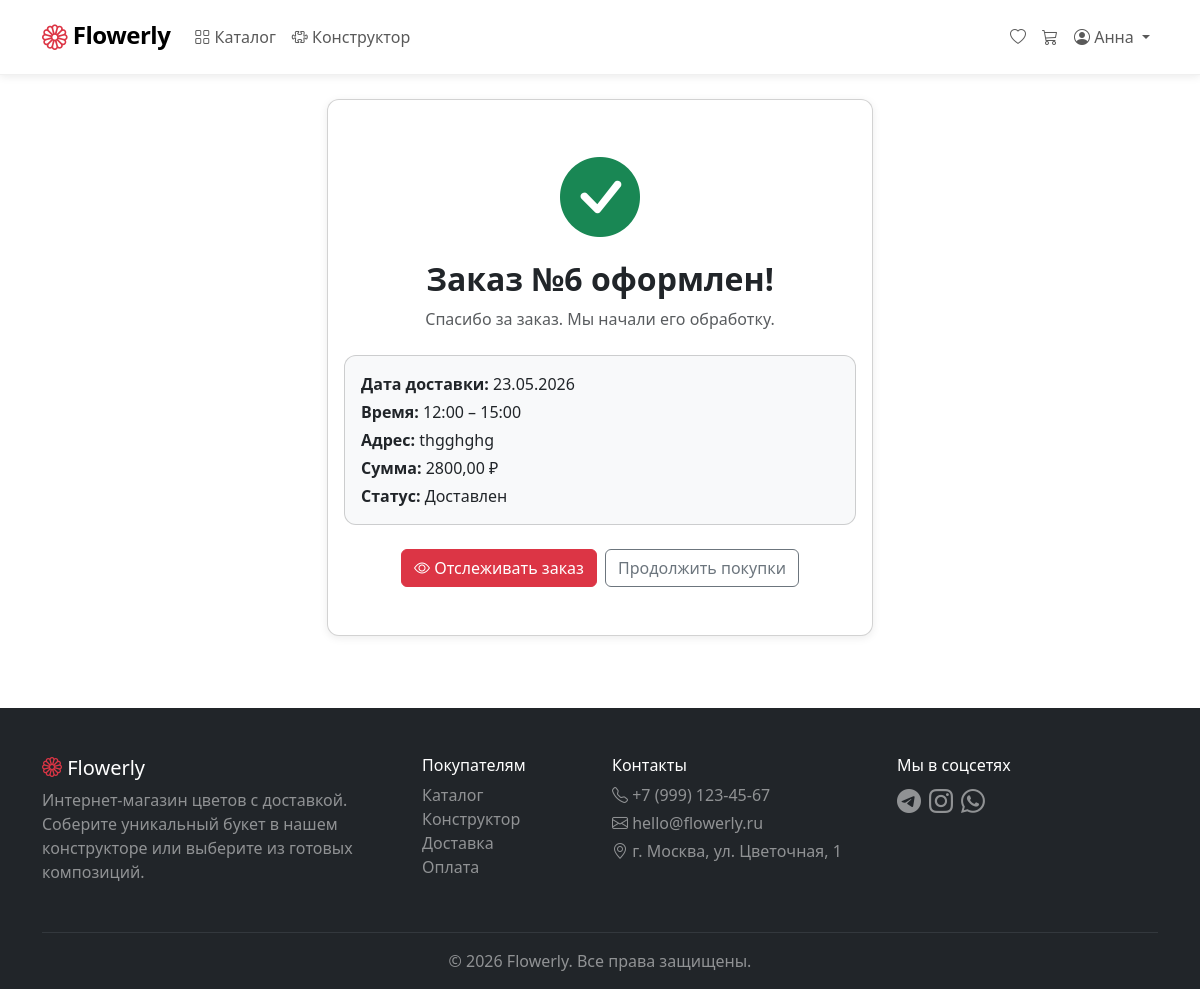
/orders/6/success/ (signed in), run on the app's committed database.
### FlowerlyApp/models.py (models this page shows, shortened)
class User(AbstractUser):
    username = None
    email = models.EmailField('Email', unique=True)
    phone = models.CharField('Телефон', max_length=20, blank=True)
    default_address = models.TextField('Адрес по умолчанию', blank=True)
    avatar = models.ImageField('Аватар', upload_to='avatars/', blank=True)
    is_florist = models.BooleanField('Флорист', default=False)
    created_at = models.DateTimeField('Дата регистрации', auto_now_add=True)
    USERNAME_FIELD = 'email'
    REQUIRED_FIELDS = ['first_name', 'last_name']
    objects = UserManager()
    class Meta:
        verbose_name = 'Пользователь'
        verbose_name_plural = 'Пользователи'

class Order(models.Model):
    STATUS_CHOICES = [
        ('new', 'Новый'),
        ('confirmed', 'Принят'),
        ('assembling', 'Собирается'),
        ('ready', 'Готов'),
        ('in_delivery', 'В доставке'),
        ('delivered', 'Доставлен'),
        ('cancelled', 'Отменён'),
    ]
    ALLOWED_TRANSITIONS = {
        'new': ['confirmed', 'cancelled'],
        'confirmed': ['assembling', 'cancelled'],
        'assembling': ['ready'],
        'ready': ['in_delivery'],
        'in_delivery': ['delivered'],
    }
    user = models.ForeignKey(settings.AUTH_USER_MODEL, on_delete=models.CASCADE)
    status = models.CharField('Статус', max_length=20, choices=STATUS_CHOICES, default='new')
    address = models.TextField('Адрес доставки')
    delivery_date = models.DateField('Дата доставки')
    delivery_time_slot = models.CharField('Слот доставки', max_length=20, choices=[
    ('9-12', '09:00 – 12:00'),
    ('12-15', '12:00 – 15:00'),
    ('15-18', '15:00 – 18:00'),
    ('18-21', '18:00 – 21:00'),
    ], default='9-12')
    comment = models.TextField('Комментарий', blank=True)
    promo_code = models.ForeignKey(PromoCode, on_delete=models.SET_NULL, null=True, blank=True)
    discount_amount = models.DecimalField('Скидка', max_digits=10, decimal_places=2, default=0)
    total_price = models.DecimalField('Итоговая сумма', max_digits=10, decimal_places=2)
    created_at = models.DateTimeField(auto_now_add=True)
    updated_at = models.DateTimeField(auto_now=True)
    class Meta:
        verbose_name = 'Заказ'
        verbose_name_plural = 'Заказы'
        ordering = ['-created_at']

### FlowerlyApp/views.py (the view)
# urls.py: path('orders/<int:order_id>/success/', views.order_success, name='order_success'),
@login_required
def order_success(request, order_id):
    order = get_object_or_404(Order, id=order_id, user=request.user)
    return render(request, 'orders/order_success.html', {'order': order})

### FlowerlyApp/context_processors.py (called while the page is built)
def cart_counter(request):
    if request.user.is_authenticated:
        try:
            cart = Cart.objects.get(user=request.user)
            count = cart.total_items()
        except Cart.DoesNotExist:
            count = 0
    else:
        count = 0
    return {'cart_count': count}

### FlowerlyApp/models.py (called while the page is built)
    def total_items(self):
        return self.items.count()

### FlowerlyApp/templates/orders/order_success.html (shortened to what this page needs)
{% extends 'base.html' %}
{% block content %}
<div class="container">
    <div class="row justify-content-center">
        <div class="col-md-6 text-center">
            <div class="card shadow-sm">
                <div class="card-body py-5">
                    <i class="bi bi-check-circle-fill text-success display-1"></i>
                    <h2 class="fw-bold mt-3">Заказ №{{ order.id }} оформлен!</h2>
                    <p class="text-muted mb-4">Спасибо за заказ. Мы начали его обработку.</p>
                    <div class="card bg-light mb-4">
                        <div class="card-body text-start">
                            <p class="mb-1"><strong>Дата доставки:</strong> {{ order.delivery_date|date:"d.m.Y" }}</p>
                            <p class="mb-1"><strong>Время:</strong> {{ order.get_delivery_time_slot_display }}</p>
                            <p class="mb-1"><strong>Адрес:</strong> {{ order.address }}</p>
                            <p class="mb-1"><strong>Сумма:</strong> {{ order.total_price }} ₽</p>
                            <p class="mb-0"><strong>Статус:</strong> {{ order.get_status_display }}</p>
                        </div>
                    </div>
                    <div class="d-flex gap-2 justify-content-center">
                        <a href="{% url 'flowerly:order_detail' order.id %}" class="btn btn-danger">
                            <i class="bi bi-eye"></i> Отслеживать заказ
                        </a>
                        <a href="{% url 'flowerly:catalog' %}" class="btn btn-outline-secondary">
                            Продолжить покупки
                        </a>
                    </div>
                </div>
            </div>
        </div>
    </div>
</div>
{% endblock %}

### FlowerlyApp/templates/base.html (shortened to what this page needs)
<!DOCTYPE html>
<html lang="ru">
<head>
    <link href="https://cdn.jsdelivr.net/npm/bootstrap@5.3.0/dist/css/bootstrap.min.css" rel="stylesheet">
    <link href="https://cdn.jsdelivr.net/npm/bootstrap-icons@1.11.0/font/bootstrap-icons.css" rel="stylesheet">
    {% load static %}
    <link href="{% static 'css/style.css' %}" rel="stylesheet">
</head>
<body>
    <nav class="navbar navbar-expand-lg navbar-light bg-white shadow-sm sticky-top">
        <div class="container">
            <a class="navbar-brand" href="{% url 'flowerly:home' %}">
                <i class="bi bi-flower1 text-danger"></i>
                <span class="fw-bold">Flowerly</span>
            </a>
            <div class="collapse navbar-collapse" id="navbarMain">
                <ul class="navbar-nav me-auto mb-2 mb-lg-0">
                    <li class="nav-item">
                        <a class="nav-link {% if request.resolver_match.url_name == 'catalog' %}active{% endif %}"
                           href="{% url 'flowerly:catalog' %}">
                            <i class="bi bi-grid"></i> Каталог
                        </a>
                    </li>
                    <li class="nav-item">
                        <a class="nav-link {% if request.resolver_match.url_name == 'constructor' %}active{% endif %}"
                           href="{% url 'flowerly:constructor' %}">
                            <i class="bi bi-puzzle"></i> Конструктор
                        </a>
                    </li>
                </ul>
                <ul class="navbar-nav ms-auto mb-2 mb-lg-0">
                    {% if user.is_authenticated %}
                        <li class="nav-item">
                            <a class="nav-link" href="{% url 'flowerly:favorites' %}">
                                <i class="bi bi-heart"></i>
                            </a>
                        </li>
                        <li class="nav-item">
                            <a class="nav-link position-relative" href="{% url 'flowerly:cart_detail' %}">
                                <i class="bi bi-cart3"></i>
                            </a>
                        </li>
                        <li class="nav-item dropdown">
                            <a class="nav-link dropdown-toggle" href="#" id="userDropdown" role="button"
                               data-bs-toggle="dropdown">
                                <i class="bi bi-person-circle"></i> {{ user.first_name }}
                            </a>
                        </li>
                    {% endif %}
                </ul>
            </div>
        </div>
    </nav>
    <main class="py-4">
        {% block content %}{% endblock %}
    </main>
<footer class="bg-dark text-white pt-5 pb-3 mt-5">
    <div class="container">
        <div class="row">
            <div class="col-md-4 mb-3">
                <h5><i class="bi bi-flower1 text-danger"></i> Flowerly</h5>
                <p class="text-white-50">Интернет-магазин цветов с доставкой. Соберите уникальный букет в нашем конструкторе или выберите из готовых композиций.</p>
            </div>
            <div class="col-md-2 mb-3">
                <h6>Покупателям</h6>
                <ul class="list-unstyled">
                    <li><a href="{% url 'flowerly:catalog' %}" class="text-white-50 text-decoration-none">Каталог</a></li>
                    <li><a href="{% url 'flowerly:constructor' %}" class="text-white-50 text-decoration-none">Конструктор</a></li>
                    <li><a href="#" class="text-white-50 text-decoration-none">Доставка</a></li>
                    <li><a href="#" class="text-white-50 text-decoration-none">Оплата</a></li>
                </ul>
            </div>
            <div class="col-md-3 mb-3">
                <h6>Контакты</h6>
                <p class="text-white-50 mb-1"><i class="bi bi-telephone"></i> +7 (999) 123-45-67</p>
                <p class="text-white-50 mb-1"><i class="bi bi-envelope"></i> hello@flowerly.ru</p>
                <p class="text-white-50"><i class="bi bi-geo-alt"></i> г. Москва, ул. Цветочная, 1</p>
            </div>
            <div class="col-md-3 mb-3">
                <h6>Мы в соцсетях</h6>
                <div class="d-flex gap-2">
                    <a href="#" class="text-white-50 fs-4"><i class="bi bi-telegram"></i></a>
                    <a href="#" class="text-white-50 fs-4"><i class="bi bi-instagram"></i></a>
                    <a href="#" class="text-white-50 fs-4"><i class="bi bi-whatsapp"></i></a>
                </div>
            </div>
        </div>
        <hr class="border-secondary">
        <p class="text-center text-white-50 mb-0">© 2026 Flowerly. Все права защищены.</p>
    </div>
</footer>
</body>
</html>

### FlowerlyApp/static/css/style.css (style rules this page uses)
:root { --flowerly-primary: #dc3545; --flowerly-primary-dark: #bb2d3b; --flowerly-primary-light: #f8d7da; --flowerly-secondary: #6c757d; --flowerly-success: #198754; --flowerly-warning: #ffc107; --flowerly-bg-light: #f8f9fa; --flowerly-text-muted: #6c757d; }
body { font-family: 'Segoe UI', system-ui, -apple-system, sans-serif; color: #212529; background-color: #fff; min-height: 100vh; display: flex; flex-direction: column; }
main { flex: 1; }
.navbar { padding: 0.75rem 0; border-bottom: 1px solid #f0f0f0; }
.navbar-brand { font-size: 1.5rem; letter-spacing: -0.5px; }
.navbar-brand i { font-size: 1.6rem; vertical-align: -3px; }
.nav-link { font-weight: 500; padding: 0.5rem 1rem; border-radius: 8px; transition: all 0.2s ease; }
.btn-danger { background-color: var(--flowerly-primary); border-color: var(--flowerly-primary); }
.card { border-radius: 12px; overflow: hidden; transition: transform 0.2s ease, box-shadow 0.2s ease; }
.card { animation: fadeInUp 0.4s ease forwards; }
.card:nth-child(4) { animation-delay: 0.15s; }
footer { margin-top: auto; }
footer a { transition: color 0.2s ease; }
.sticky-top { z-index: 100; }
.navbar { z-index: 1030 !important; }
.shadow-sm { box-shadow: 0 2px 8px rgba(0, 0, 0, 0.08) !important; }

### data on the page
User: first_name "Анна"
Order: id "6", delivery_date "23.05.2026", delivery_time_slot "12:00 – 15:00", address "thgghghg", total_price "2800,00", status "Доставлен"
